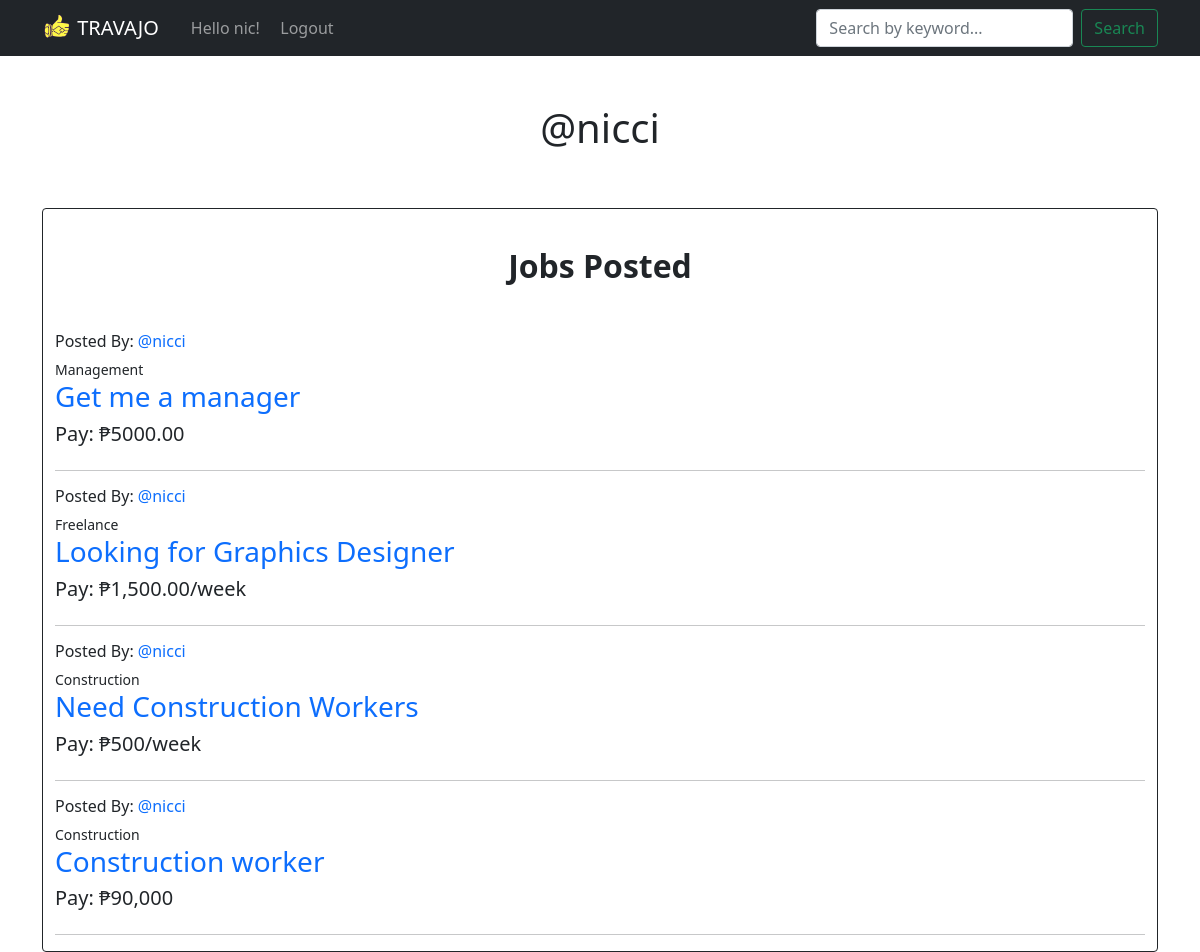
Page /profile/3 (signed in) on the committed database.
### base/models.py (models this page shows, shortened)
class Room(models.Model):
    host = category = models.ForeignKey(User, on_delete = models.SET_NULL, null= True)
    category = models.ForeignKey(Category, on_delete = models.SET_NULL, null= True)
    name = models.CharField(max_length=200)
    payout = models.CharField(max_length = 200, null = True, blank = True)
    description = models.TextField(null = True, blank = True)
    updated =  models.DateTimeField(auto_now = True)
    created = models.DateTimeField(auto_now_add = True)
    class Meta:
        ordering = ['-updated', '-created']

class Category(models.Model):
    name = models.CharField(max_length=200)

### base/views.py (the view)
def userProfile (request,pk):
    user = User.objects.get(id = pk)
    rooms = user.room_set.all()
    context = {'user':user, 'rooms':rooms}
    return render(request, 'base/profile.html', context)

### base/templates/base/profile.html
{% extends 'main.html' %}
{% block content %}
<div class="container">
<div class="d-flex justify-content-center">
    <h1>@{{user.username}}<br><br></h1>
</div>
<div class = "container border border-dark rounded">
    <div>
        <div class="d-flex justify-content-center">
            <h2><br><strong>Jobs Posted</strong><br><br></h2>
        </div>
        {%  include 'base/displays_component.html' %}
    </div>
</div>
</div>
{% endblock content %}

### templates/nav.html (shortened to what this page needs)
{%  load static %}
<nav class="navbar navbar-expand-lg navbar-dark bg-dark">
    <div class="container">
      <a class="navbar-brand" href="/">
        <img src="{% static 'images/site_icon.png' %}" width="30" height="30" class="d-inline-block align-top" alt="travajo logo">
        <span class="navbar-brand mb-0 h1">TRAVAJO</span>
      </a>
      <div class="collapse navbar-collapse" id="navbarSupportedContent">
        <ul class="navbar-nav me-auto mb-2 mb-lg-0">
          <div class="col d-flex align-items-center justify-content-center">
            {% if request.user.is_authenticated %}
            <span class="navbar-text">Hello {{request.user}}! &nbsp;&nbsp; </span>
            {%endif%}
        </div>
          <li class="nav-item">
            {% if request.user.is_authenticated %}
            <a class="nav-link" href = "{% url 'logoutUser' %}">Logout</a>
            {% else %}
            <a class ="nav-link" href = "{% url 'loginUser'  %}">Login</a>
            {% endif %}
            </li>
        </ul>
        <form class="d-flex" method="GET" action = "{% url 'home' %}">
          <input class="form-control me-2" type="text"  name = "q" placeholder="Search by keyword..." aria-label="Search">
          <button class="btn btn-outline-success" type="submit">Search</button>
        </form>
      </div>
    </div>
  </nav>
<br><br>

### base/templates/base/displays_component.html (shortened to what this page needs)
{%block content%}
{% for room in rooms %}
<div class = "list-group list-group-flush">
    <div class="row">
        <div class="col d-flex align-items-center">
            {%  if request.user == room.host %}
            <h6>Posted By: You</h6>
            {%else%}
            <h6>Posted By: <a href= "{% url 'User Profile' room.host.id %}">@{{room.host.username}}</h6></a>
            {%endif%}
            </div>
        <div class="col ">
        </div>
    </div>
    <small>{{room.category.name}}</small>
    <h3><a href = "{% url 'room' room.id %}">{{room.name}}</a></h3>
    {% if room.payout == None %}
    <h5>Pay: Not specified</h5>
    {%else%}
    <h5>Pay: ₱{{room.payout}}</h5>
    {%endif%}
    <hr>
</div>
{% endfor %}
{%endblock content%}

### templates/main.html (style rules this page uses)
html { height:100vh; }

### base/templates/base/displays_component.html (style rules this page uses)
a { text-decoration: none; }

### rows in the picture
Room: host.username "nicci", category.name "Management", name "Get me a manager", payout "5000.00"
Room: host.username "nicci", category.name "Freelance", name "Looking for Graphics Designer", payout "1,500.00/week"
Room: host.username "nicci", category.name "Construction", name "Need Construction Workers", payout "500/week"
Room: host.username "nicci", category.name "Construction", name "Construction worker", payout "90,000"

### other values in the picture
{{ request.user }} "nic"
{{ user.username }} "nicci"
